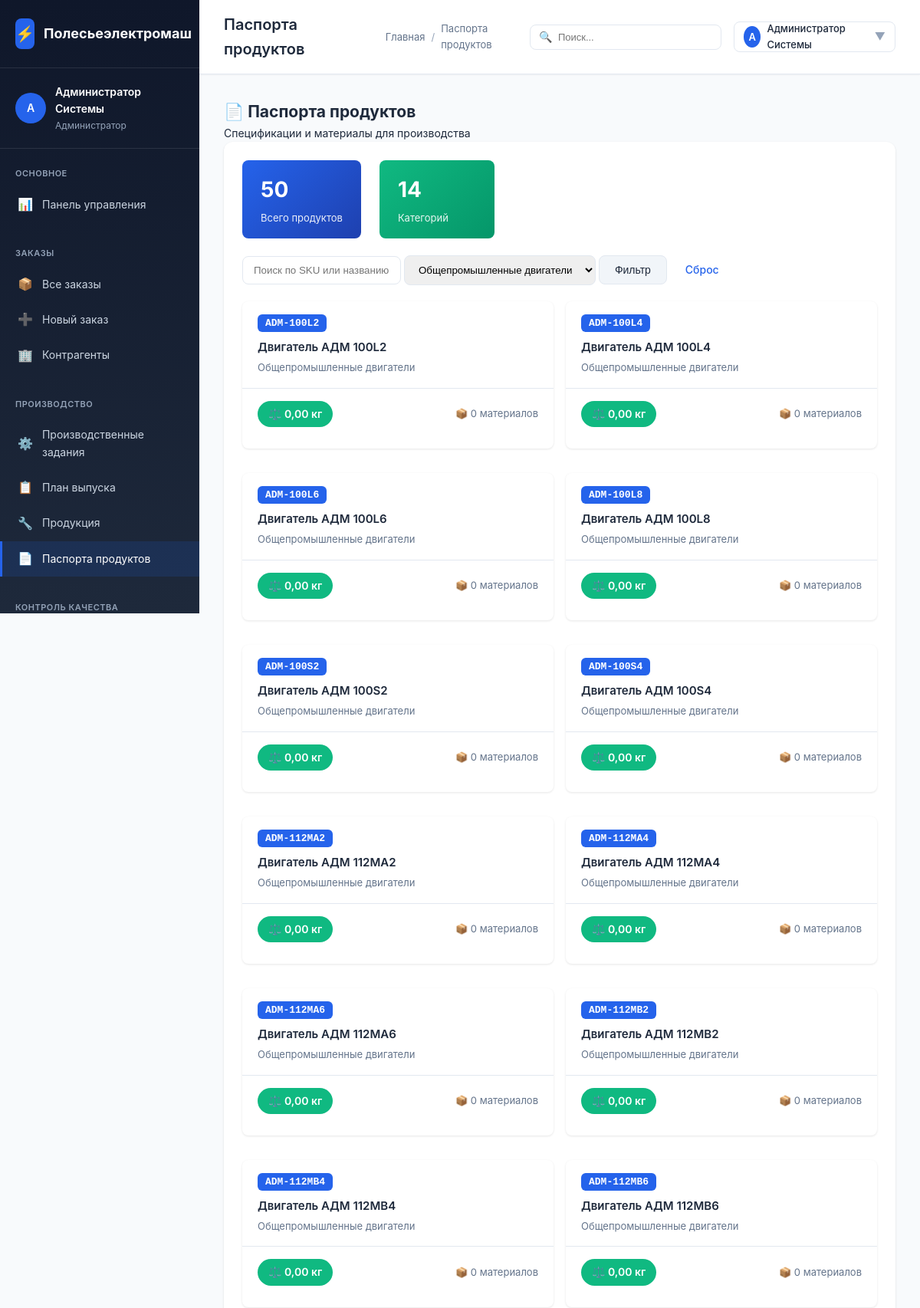
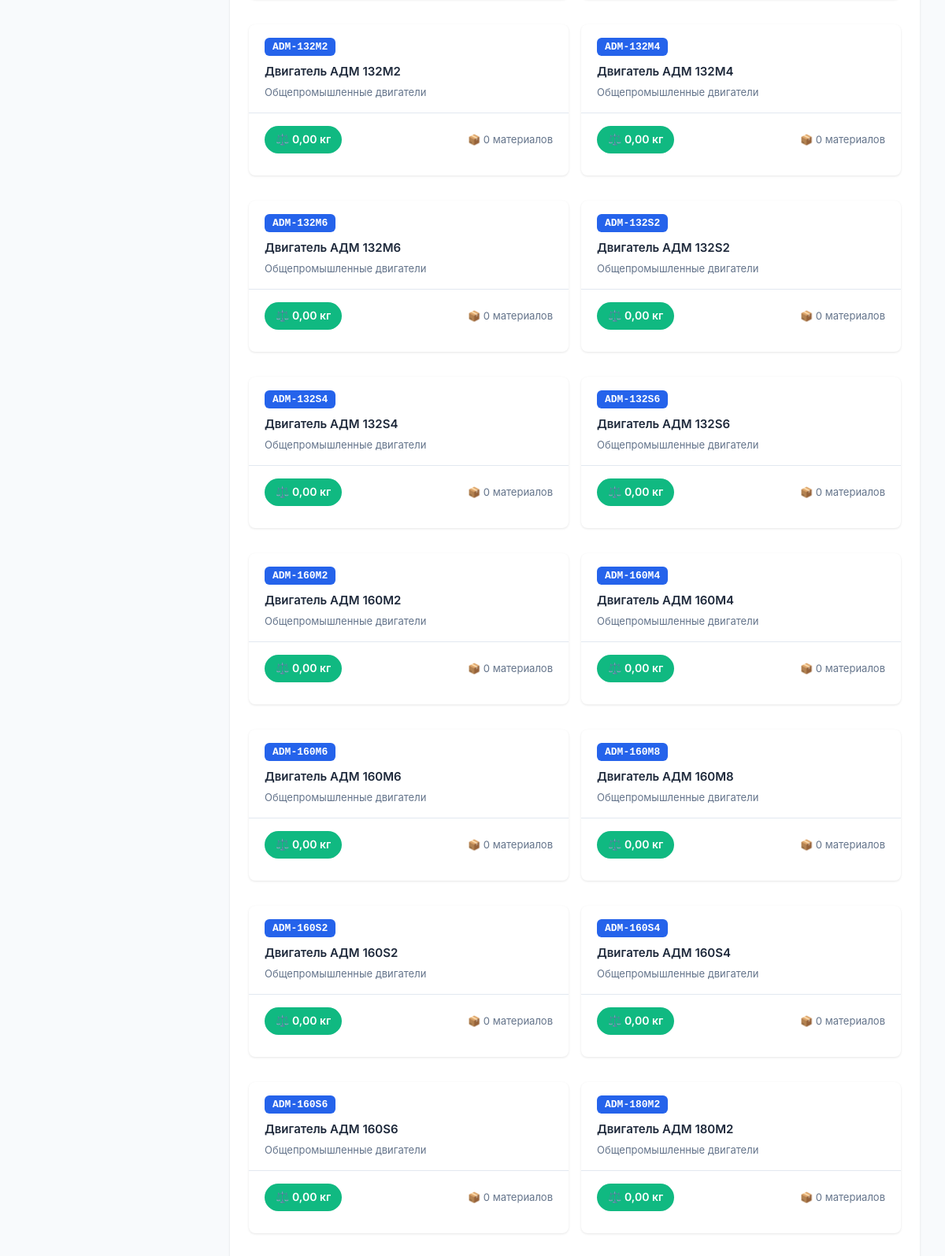
Screenshot of /polesie/modules/products/passports.php?category=MOTOR_GENERAL (signed in, upper part) with the database file from the repository (2 pictures, top to bottom).
### tables this page shows
CREATE TABLE `users` (
  `id` INT AUTO_INCREMENT PRIMARY KEY,
  `username` VARCHAR(50) NOT NULL UNIQUE,
  `password_hash` VARCHAR(255) NOT NULL,
  `full_name` VARCHAR(100) NOT NULL,
  `email` VARCHAR(100),
  `role_id` INT,
  `is_active` BOOLEAN DEFAULT TRUE,
  `created_at` TIMESTAMP DEFAULT CURRENT_TIMESTAMP,
  CONSTRAINT `fk_users_role` FOREIGN KEY (`role_id`) REFERENCES `user_roles`(`id`) ON DELETE SET NULL
);

CREATE TABLE `user_roles` (
  `id` INT AUTO_INCREMENT PRIMARY KEY,
  `name` VARCHAR(100) NOT NULL,
  `code` VARCHAR(50) NOT NULL UNIQUE,
  `description` TEXT,
  `permissions` JSON
);

CREATE TABLE `products` (
  `id` INT AUTO_INCREMENT PRIMARY KEY,
  `article` VARCHAR(50) NOT NULL UNIQUE,
  `name` VARCHAR(200) NOT NULL,
  `category_id` INT,
  `base_unit_id` INT,
  `specifications` JSON,
  `image` VARCHAR(255),
  `base_price` DECIMAL(15,2),
  `currency` CHAR(3) DEFAULT 'BYN',
  `is_active` BOOLEAN DEFAULT TRUE,
  `created_at` TIMESTAMP DEFAULT CURRENT_TIMESTAMP,
  CONSTRAINT `fk_prod_category` FOREIGN KEY (`category_id`) REFERENCES `product_categories`(`id`) ON DELETE SET NULL,
  CONSTRAINT `fk_prod_unit` FOREIGN KEY (`base_unit_id`) REFERENCES `base_units`(`id`) ON DELETE SET NULL
);

CREATE TABLE `product_categories` (
  `id` INT AUTO_INCREMENT PRIMARY KEY,
  `parent_id` INT,
  `name` VARCHAR(100) NOT NULL,
  `code` VARCHAR(50) UNIQUE,
  `description` TEXT,
  CONSTRAINT `fk_prod_cat_parent` FOREIGN KEY (`parent_id`) REFERENCES `product_categories`(`id`) ON DELETE CASCADE
);

### polesie/config/config.php (called while the page is built, shortened)
<?php
function getDbConnection() {
    static $pdo = null;
    if ($pdo === null) {
        try {
            $dsn = "mysql:host=" . DB_HOST . ";dbname=" . DB_NAME . ";charset=" . DB_CHARSET;
            $options = [
                PDO::ATTR_ERRMODE => PDO::ERRMODE_EXCEPTION,
                PDO::ATTR_DEFAULT_FETCH_MODE => PDO::FETCH_ASSOC,
                PDO::ATTR_EMULATE_PREPARES => false,
            ];
            $pdo = new PDO($dsn, DB_USER, DB_PASS, $options);
        } catch (PDOException $e) {
            die("Ошибка подключения к базе данных: " . $e->getMessage());
        }
    }
    return $pdo;
}
function e($string) {
    return htmlspecialchars($string ?? '', ENT_QUOTES, 'UTF-8');
}
function getCurrentUser() {
    static $user = null;
    if ($user === null) {
        $pdo = getDbConnection();
        $stmt = $pdo->prepare("
            SELECT u.*, r.code as role_code, r.name as role_name
            FROM users u
            JOIN user_roles r ON u.role_id = r.id
            WHERE u.id = ? AND u.is_active = TRUE
        ");
        $stmt->execute([$_SESSION['user_id']]);
        $user = $stmt->fetch();
    }
    return $user;
}
function asset($path) {
    $path = ltrim($path, '/');
    return APP_URL . '/' . $path;
}
function pageUrl($path) {
    $path = ltrim($path, '/');
    return APP_URL . '/' . $path;
}

### polesie/modules/products/passports.php (the view, shortened to what this page needs)
<?php
require_once __DIR__ . '/../../config/config.php';
$user = getCurrentUser();
$pdo = getDbConnection();
$pageTitle = 'Паспорта продуктов';
$search = $_GET['search'] ?? '';
$categoryFilter = $_GET['category'] ?? '';
$query = "
    SELECT
        pp.id as passport_id,
        p.id as product_id,
        p.article as sku,
        p.name as product_name,
        pc.name as category_name,
        pc.code as category_code,
        pp.total_weight_kg,
        pp.warranty_months,
        pp.is_serial_tracked,
        pp.production_notes,
        pp.quality_requirements,
        p.specifications
    FROM products p
    LEFT JOIN product_passports pp ON pp.product_id = p.id
    LEFT JOIN product_categories pc ON p.category_id = pc.id
    WHERE p.is_active = TRUE
";
$params = [];
if ($categoryFilter) {
    $query .= " AND pc.code = :category";
    $params[':category'] = $categoryFilter;
}
$query .= " ORDER BY pc.name, p.name";
$stmt = $pdo->prepare($query);
$stmt->execute($params);
$passports = $stmt->fetchAll();
$catQuery = "SELECT DISTINCT pc.code, pc.name
             FROM product_categories pc
             JOIN products p ON p.category_id = pc.id
             WHERE p.is_active = TRUE
             ORDER BY pc.name";
$categories = $pdo->query($catQuery)->fetchAll();
$totalProducts = count($passports);
?>
<!DOCTYPE html>
<html lang="ru">
<head>
    <link rel="stylesheet" href="<?= asset('assets/css/style.css') ?>">
</head>
<body>
    <div class="app-container">
        <?php include BASE_PATH . '/includes/sidebar.php'; ?>
        <div class="main-content">
            <?php include BASE_PATH . '/includes/topbar.php'; ?>
            <div class="content-area">
                <div class="content">
                    <div class="page-header">
                        <div class="page-header-title">
                            <h2>📄 Паспорта продуктов</h2>
                            <p>Спецификации и материалы для производства</p>
                        </div>
                    </div>
                    <div class="card">
                        <div class="card-body">
                            <div class="stats-bar">
                                <div class="stat-item">
                                    <div class="stat-value"><?= $totalProducts ?></div>
                                    <div class="stat-label">Всего продуктов</div>
                                </div>
                                <div class="stat-item" style="background: linear-gradient(135deg, #10b981, #059669);">
                                    <div class="stat-value"><?= count($categories) ?></div>
                                    <div class="stat-label">Категорий</div>
                                </div>
                            </div>
                            <form method="GET" class="filter-form">
                                <div class="filter-row">
                                    <input type="text" name="search" placeholder="Поиск по SKU или названию..." value="<?= e($search) ?>"
                                           style="flex: 1; padding: 10px 14px; border: 1px solid var(--border-color); border-radius: var(--border-radius);">
                                    <select name="category" style="width: 250px; padding: 10px 14px; border: 1px solid var(--border-color); border-radius: var(--border-radius);">
                                        <?php foreach ($categories as $cat): ?>
                                            <option value="<?= e($cat['code']) ?>" <?= $categoryFilter == $cat['code'] ? 'selected' : '' ?>><?= e($cat['name']) ?></option>
                                        <?php endforeach; ?>
                                    </select>
                                    <button type="submit" class="btn btn-secondary">Фильтр</button>
                                    <a href="passports.php" class="btn btn-outline">Сброс</a>
                                </div>
                            </form>
                            <div style="margin-top: 20px;">
                                <?php if (empty($passports)): ?>
                                    <div class="empty-state">
                                        <div class="empty-state-icon">📄</div>
                                        <h3>Паспорта не найдены</h3>
                                        <p>Паспорта продуктов создаются в базе данных или измените параметры поиска</p>
                                    </div>
                                <?php else: ?>
                                    <div style="display: grid; grid-template-columns: repeat(auto-fill, minmax(350px, 1fr)); gap: 16px;">
                                        <?php foreach ($passports as $index => $passport): ?>
                                            <?php
                                            $matStmt = $pdo->prepare("
                                                SELECT
                                                    ppm.quantity,
                                                    ppm.unit,
                                                    m.code as material_code,
                                                    m.name_full as material_name,
                                                    mc.name as material_category
                                                FROM product_passport_materials ppm
                                                JOIN materials m ON ppm.material_id = m.id
                                                LEFT JOIN material_categories mc ON m.category_id = mc.id
                                                WHERE ppm.passport_id = :passport_id
                                                ORDER BY ppm.sort_order, m.name_full
                                            ");
                                            $matStmt->execute([':passport_id' => $passport['passport_id']]);
                                            $materials = $matStmt->fetchAll();
                                            ?>
                                            <div class="passport-card" data-passport-id="<?= $passport['passport_id'] ?>" onclick="openPassportModal(this)">
                                                <div class="passport-card-header">
                                                    <div>
                                                        <span class="passport-sku"><?= e($passport['sku']) ?></span>
                                                        <div class="passport-title"><?= e($passport['product_name']) ?></div>
                                                        <div class="passport-category"><?= e($passport['category_name'] ?? 'Без категории') ?></div>
                                                    </div>
                                                </div>
                                                <div class="passport-card-body">
                                                    <div style="display: flex; justify-content: space-between; align-items: center;">
                                                        <span class="weight-badge">⚖️ <?= number_format($passport['total_weight_kg'] ?? 0, 2, ',', ' ') ?> кг</span>
                                                        <span style="font-size: 13px; color: var(--text-secondary);">
                                                            📦 <?= count($materials) ?> материалов
                                                        </span>
                                                    </div>
                                                </div>
                                            </div>
                                        <?php endforeach; ?>
                                    </div>
                                <?php endif; ?>
                            </div>
                        </div>
                    </div>
                </div>
            </div>
        </div>
    </div>
</body>
</html>

### polesie/includes/sidebar.php (shortened to what this page needs)
<div class="sidebar">
    <div class="sidebar-header">
        <div class="sidebar-logo">
            <div class="sidebar-logo-icon">⚡</div>
            <span>Полесьеэлектромаш</span>
        </div>
    </div>
    <div class="sidebar-user">
        <div class="sidebar-user-info">
            <div class="sidebar-user-avatar">
                <?= mb_substr($user['full_name'], 0, 1) ?>
            </div>
            <div class="sidebar-user-details">
                <div class="sidebar-user-name"><?= e($user['full_name']) ?></div>
                <div class="sidebar-user-role"><?= e($user['role_name']) ?></div>
            </div>
        </div>
    </div>
    <nav class="sidebar-nav">
        <div class="sidebar-nav-section">
            <div class="sidebar-nav-title">Основное</div>
            <?php
            $currentPath = $_SERVER['PHP_SELF'];
            if (preg_match('#/polesie/(.*)$#i', $currentPath, $matches)) {
                $relativePath = $matches[1];
            } else {
                $relativePath = ltrim($currentPath, '/');
            }
            ?>
            <a href="<?= pageUrl('index.php') ?>" class="sidebar-nav-item <?= $relativePath === 'index.php' ? 'active' : '' ?>">
                <span class="sidebar-nav-icon">📊</span>
                <span>Панель управления</span>
            </a>
        </div>
        <div class="sidebar-nav-section">
            <div class="sidebar-nav-title">Заказы</div>
            <a href="<?= pageUrl('modules/orders/list.php') ?>" class="sidebar-nav-item <?= $relativePath === 'modules/orders/list.php' ? 'active' : '' ?>">
                <span class="sidebar-nav-icon">📦</span>
                <span>Все заказы</span>
            </a>
            <a href="<?= pageUrl('modules/orders/create.php') ?>" class="sidebar-nav-item <?= $relativePath === 'modules/orders/create.php' ? 'active' : '' ?>">
                <span class="sidebar-nav-icon">➕</span>
                <span>Новый заказ</span>
            </a>
            <a href="<?= pageUrl('modules/contractors/list.php') ?>" class="sidebar-nav-item <?= $relativePath === 'modules/contractors/list.php' ? 'active' : '' ?>">
                <span class="sidebar-nav-icon">🏢</span>
                <span>Контрагенты</span>
            </a>
        </div>
        <div class="sidebar-nav-section">
            <div class="sidebar-nav-title">Производство</div>
            <a href="<?= pageUrl('modules/production/list.php') ?>" class="sidebar-nav-item <?= $relativePath === 'modules/production/list.php' ? 'active' : '' ?>">
                <span class="sidebar-nav-icon">⚙️</span>
                <span>Производственные задания</span>
            </a>
            <a href="<?= pageUrl('modules/production/plan.php') ?>" class="sidebar-nav-item <?= $relativePath === 'modules/production/plan.php' ? 'active' : '' ?>">
                <span class="sidebar-nav-icon">📋</span>
                <span>План выпуска</span>
            </a>
            <a href="<?= pageUrl('modules/products/list.php') ?>" class="sidebar-nav-item <?= $relativePath === 'modules/products/list.php' ? 'active' : '' ?>">
                <span class="sidebar-nav-icon">🔧</span>
                <span>Продукция</span>
            </a>
            <a href="<?= pageUrl('modules/products/passports.php') ?>" class="sidebar-nav-item <?= $relativePath === 'modules/products/passports.php' ? 'active' : '' ?>">
                <span class="sidebar-nav-icon">📄</span>
                <span>Паспорта продуктов</span>
            </a>
        </div>
        <div class="sidebar-nav-section">
            <div class="sidebar-nav-title">Контроль качества</div>
        </div>
    </nav>
</div>

### polesie/includes/topbar.php (shortened to what this page needs)
<div class="topbar">
    <div class="topbar-left">
        <h1 class="topbar-title"><?= e($pageTitle) ?></h1>
        <div class="topbar-breadcrumb">
            <a href="<?= pageUrl('index.php') ?>">Главная</a>
            <span class="topbar-breadcrumb-separator">/</span>
            <span><?= e($pageTitle) ?></span>
        </div>
    </div>
    <div class="topbar-right">
        <div style="position: relative;">
            <input
                type="text"
                placeholder="Поиск..."
                style="padding: 8px 14px 8px 36px; border: 1px solid var(--border-color); border-radius: var(--border-radius); width: 250px; font-size: 13px;"
            >
            <span style="position: absolute; left: 12px; top: 50%; transform: translateY(-50%); color: var(--text-muted);">🔍</span>
        </div>
        <div style="position: relative;">
            <div class="topbar-action" onclick="toggleProfileMenu()" style="width: auto; padding: 8px 12px; gap: 8px;">
                <div style="width: 28px; height: 28px; background: var(--primary-color); border-radius: 50%; display: flex; align-items: center; justify-content: center; color: white; font-size: 13px; font-weight: 600;">
                    <?= mb_substr($user['full_name'], 0, 1) ?>
                </div>
                <span style="font-size: 13px; font-weight: 500;"><?= e($user['full_name']) ?></span>
                <span style="color: var(--text-muted);">▼</span>
            </div>
        </div>
    </div>
</div>

### rows the page displays
users: full_name "А", full_name "Администратор Системы", role.name "Администратор"
products: article "ADM-100L2", name "Двигатель АДМ 100L2", category.name "Общепромышленные двигатели", total_weight_kg "0,00", count($materials) "0"
products: article "ADM-100L4", name "Двигатель АДМ 100L4", category.name "Общепромышленные двигатели", total_weight_kg "0,00", count($materials) "0"
products: article "ADM-100L6", name "Двигатель АДМ 100L6", category.name "Общепромышленные двигатели", total_weight_kg "0,00", count($materials) "0"
products: article "ADM-100L8", name "Двигатель АДМ 100L8", category.name "Общепромышленные двигатели", total_weight_kg "0,00", count($materials) "0"
products: article "ADM-100S2", name "Двигатель АДМ 100S2", category.name "Общепромышленные двигатели", total_weight_kg "0,00", count($materials) "0"
products: article "ADM-100S4", name "Двигатель АДМ 100S4", category.name "Общепромышленные двигатели", total_weight_kg "0,00", count($materials) "0"
products: article "ADM-112MA2", name "Двигатель АДМ 112MA2", category.name "Общепромышленные двигатели", total_weight_kg "0,00", count($materials) "0"
products: article "ADM-112MA4", name "Двигатель АДМ 112MA4", category.name "Общепромышленные двигатели", total_weight_kg "0,00", count($materials) "0"
products: article "ADM-112MA6", name "Двигатель АДМ 112MA6", category.name "Общепромышленные двигатели", total_weight_kg "0,00", count($materials) "0"
products: article "ADM-112MB2", name "Двигатель АДМ 112MB2", category.name "Общепромышленные двигатели", total_weight_kg "0,00", count($materials) "0"
products: article "ADM-112MB4", name "Двигатель АДМ 112MB4", category.name "Общепромышленные двигатели", total_weight_kg "0,00", count($materials) "0"
products: article "ADM-112MB6", name "Двигатель АДМ 112MB6", category.name "Общепромышленные двигатели", total_weight_kg "0,00", count($materials) "0"
products: article "ADM-132M2", name "Двигатель АДМ 132M2", category.name "Общепромышленные двигатели", total_weight_kg "0,00", count($materials) "0"
products: article "ADM-132M4", name "Двигатель АДМ 132M4", category.name "Общепромышленные двигатели", total_weight_kg "0,00", count($materials) "0"
products: article "ADM-132M6", name "Двигатель АДМ 132M6", category.name "Общепромышленные двигатели", total_weight_kg "0,00", count($materials) "0"
products: article "ADM-132S2", name "Двигатель АДМ 132S2", category.name "Общепромышленные двигатели", total_weight_kg "0,00", count($materials) "0"
products: article "ADM-132S4", name "Двигатель АДМ 132S4", category.name "Общепромышленные двигатели", total_weight_kg "0,00", count($materials) "0"
products: article "ADM-132S6", name "Двигатель АДМ 132S6", category.name "Общепромышленные двигатели", total_weight_kg "0,00", count($materials) "0"
products: article "ADM-160M2", name "Двигатель АДМ 160M2", category.name "Общепромышленные двигатели", total_weight_kg "0,00", count($materials) "0"
products: article "ADM-160M4", name "Двигатель АДМ 160M4", category.name "Общепромышленные двигатели", total_weight_kg "0,00", count($materials) "0"
products: article "ADM-160M6", name "Двигатель АДМ 160M6", category.name "Общепромышленные двигатели", total_weight_kg "0,00", count($materials) "0"
products: article "ADM-160M8", name "Двигатель АДМ 160M8", category.name "Общепромышленные двигатели", total_weight_kg "0,00", count($materials) "0"
products: article "ADM-160S2", name "Двигатель АДМ 160S2", category.name "Общепромышленные двигатели", total_weight_kg "0,00", count($materials) "0"
products: article "ADM-160S4", name "Двигатель АДМ 160S4", category.name "Общепромышленные двигатели", total_weight_kg "0,00", count($materials) "0"
products: article "ADM-160S6", name "Двигатель АДМ 160S6", category.name "Общепромышленные двигатели", total_weight_kg "0,00", count($materials) "0"
products: article "ADM-180M2", name "Двигатель АДМ 180M2", category.name "Общепромышленные двигатели", total_weight_kg "0,00", count($materials) "0"

### other values shown
$pageTitle "Паспорта продуктов"
$totalProducts "50"
count($categories) "14"
form field category "Общепромышленные двигатели"
